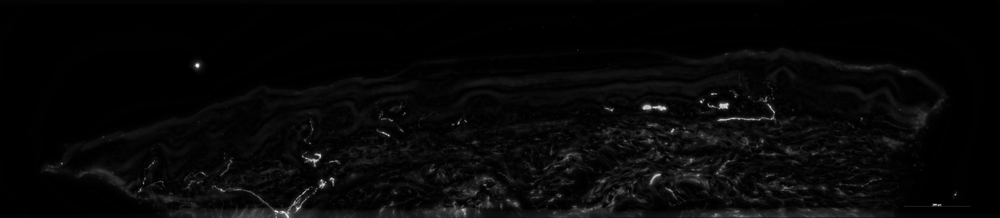
#> input picture closing_2.png, 1000 x 218 px, shrunk from 4713 x 1028 before the run
$ python -i filter_label_by_annotation.py   (imports and definitions only)
#> lines starting #> are read from the running program, lines starting #| are printed output that depends on the picture
#> further down, picture is the input picture: shape (218, 1000); min 0, max 246, mean 7.4
"""
Remove GT label components that have no overlap with any annotation (weka.png).

For each sample that has a label.png, any connected component in the GT label
with zero pixel overlap with the annotation is considered unannotated and gets
removed.

Output: label_filtered.png saved alongside label.png.
Use --inplace to overwrite label.png directly (saves a .bak backup first).
"""

import argparse
import shutil
import numpy as np
from pathlib import Path
from skimage import io
from skimage.measure import label, regionprops
from scipy import ndimage

from neural_reconstruction.dataset import DatasetLoader, SampleFiles


def get_components(binary_img, min_area=0):
#> called with min_area = 0
    labeled = label(binary_img, connectivity=1)
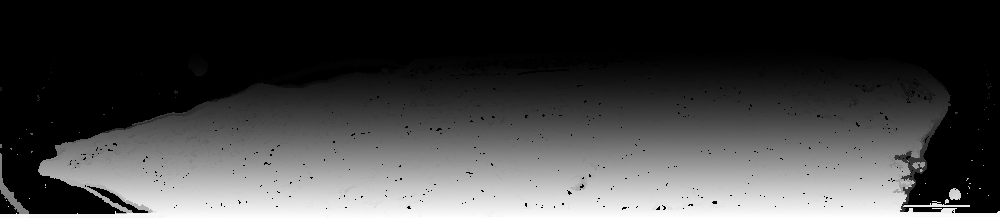
#> labeled: shape (218, 1000) int64; min 0, max 77763, mean 20366.8; drawn with min black and max white
    for p in regionprops(labeled):
        if p.area < min_area:
            labeled[labeled == p.label] = 0
    labeled, _ = ndimage.label(labeled > 0)
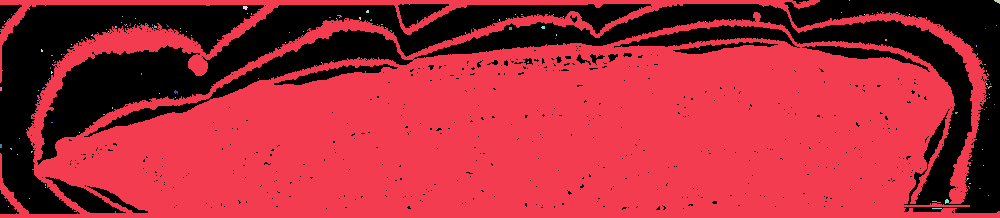
#> labeled: shape (218, 1000) int32; 169 distinct labels, from 0 to 168; one colour per label, 0 black
    return labeled


# [109 lines left out: functions filter_label, main, not called in this run]


# [2 lines not run here, left out]

>>> import cv2
>>> picture = cv2.imread('../closing_2.png', cv2.IMREAD_GRAYSCALE)
>>> result = get_components(picture)
